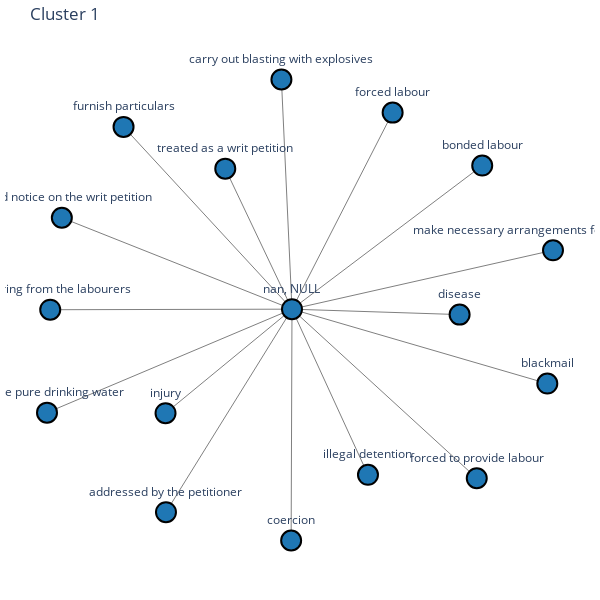

Notebook source saved alongside this figure:
### Code cell
import networkx as nx
import plotly.graph_objs as go

# Assuming 'G' is your graph and 'labels' is the list of labels
# Renumber clusters from 1 to 7 if needed, otherwise ensure you have clusters numbered 1 to 7
unique_labels = list(set(labels))
label_mapping = {label: idx+1 for idx, label in enumerate(unique_labels)}

def draw_subgraph_plotly(subgraph, cluster_id, cluster_color):
    pos = nx.spring_layout(subgraph, seed=42)  # Fixed seed for reproducibility
    
    # Extract the node positions
    x_nodes = [pos[node][0] for node in subgraph.nodes()]
    y_nodes = [pos[node][1] for node in subgraph.nodes()]

    # Extract the edges
    edge_x = []
    edge_y = []
    for edge in subgraph.edges():
        x0, y0 = pos[edge[0]]
        x1, y1 = pos[edge[1]]
        edge_x.extend([x0, x1, None])
        edge_y.extend([y0, y1, None])

    # Edge trace
    edge_trace = go.Scatter(
        x=edge_x, y=edge_y,
        line=dict(width=1, color='gray'),
        hoverinfo='none',
        mode='lines')

    # Node trace
    node_trace = go.Scatter(
        x=x_nodes, y=y_nodes,
        mode='markers+text',
        text=[f'{node}' for node in subgraph.nodes()],
        textposition="top center",
        marker=dict(
            showscale=False,
            color=cluster_color,  # Assign the cluster color
            size=20,
            line=dict(width=2, color='black')
        ),
        hoverinfo='text'
    )

    # Create figure
    fig = go.Figure(data=[edge_trace, node_trace],
                    layout=go.Layout(
                        title=f'Cluster {cluster_id}',
                        showlegend=False,
                        hovermode='closest',
                        margin=dict(b=20, l=5, r=5, t=40),
                        xaxis=dict(showgrid=False, zeroline=False, showticklabels=False),
                        yaxis=dict(showgrid=False, zeroline=False, showticklabels=False),
                        height=600,
                        width=600,
                        paper_bgcolor='white',
                        plot_bgcolor='white'
                    ))

    fig.show()

# Iterate over each cluster and draw the subgraph
for original_cluster_id in set(labels):
    cluster_id = label_mapping[original_cluster_id]
    cluster_color = cluster_colors[cluster_id - 1]  # Assign a unique color to each cluster
    cluster_nodes = [node for node, label in zip(G.nodes, labels) if label == original_cluster_id]
    subgraph = G.subgraph(cluster_nodes)
    draw_subgraph_plotly(subgraph, cluster_id, cluster_color)

### Figure 1 — Plotly figure (JSON) as saved in the notebook; plotly's stock layout.template omitted (floating-point values rounded to 4 significant figures)
{"data": [{"hoverinfo": "none", "line": {"color": "gray", "width": 1}, "mode": "lines", "type": "scatter", "x": [-0.004281, 0.7031, null, -0.004281, 0.37, null, -0.004281, -0.007443, null, -0.004281, 0.9452, null, -0.004281, 0.6828, null, -0.004281, -0.4729, null, -0.004281, -0.2524, null, -0.004281, -0.8602, null, -0.004281, -0.9154, null, -0.004281, -0.4746, null, -0.004281, 0.619, null, -0.004281, -0.04361, null, -0.004281, -0.9033, null, -0.004281, -0.6307, null, -0.004281, 0.9663, null, -0.004281, 0.2783, null, -0.004281, -0.004281, null], "y": [0.003553, 0.6265, null, 0.003553, 0.8563, null, 0.003553, -1, null, 0.003553, -0.3192, null, 0.003553, -0.7299, null, 0.003553, -0.8771, null, 0.003553, 0.6132, null, 0.003553, 0.4001, null, 0.003553, -0.4453, null, 0.003553, -0.4478, null, 0.003553, -0.01998, null, 0.003553, 0.9999, null, 0.003553, 0.00114, null, 0.003553, 0.7944, null, 0.003553, 0.259, null, 0.003553, -0.7149, null, 0.003553, 0.003553, null]}, {"hoverinfo": "text", "marker": {"color": "rgb(31, 119, 180)", "line": {"color": "black", "width": 2}, "showscale": false, "size": 20}, "mode": "markers+text", "text": ["nan, NULL", "make necessary arrangements for releasing them", "provide pure drinking water", "issued notice on the writ petition", "bonded labour", "furnish particulars", "blackmail", "addressed by the petitioner", "treated as a writ petition", "disease", "forced to provide labour", "injury", "forced labour", "enquiring from the labourers", "coercion", "illegal detention", "carry out blasting with explosives"], "textposition": "top center", "type": "scatter", "x": [-0.004281, 0.9663, -0.9154, -0.8602, 0.7031, -0.6307, 0.9452, -0.4729, -0.2524, 0.619, 0.6828, -0.4746, 0.37, -0.9033, -0.007443, 0.2783, -0.04361], "y": [0.003553, 0.259, -0.4453, 0.4001, 0.6265, 0.7944, -0.3192, -0.8771, 0.6132, -0.01998, -0.7299, -0.4478, 0.8563, 0.00114, -1, -0.7149, 0.9999]}], "layout": {"height": 600, "hovermode": "closest", "margin": {"b": 20, "l": 5, "r": 5, "t": 40}, "paper_bgcolor": "white", "plot_bgcolor": "white", "showlegend": false, "title": {"text": "Cluster 1"}, "width": 600, "xaxis": {"showgrid": false, "showticklabels": false, "zeroline": false}, "yaxis": {"showgrid": false, "showticklabels": false, "zeroline": false}}}
